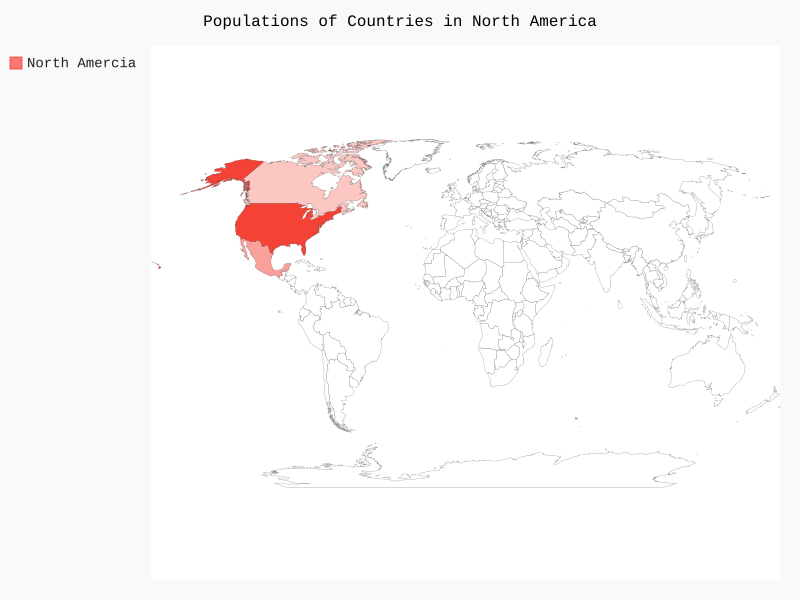

The script that drew this image:
import pygal
from pygal.maps.world import World

wm = World()

wm.title = 'Populations of Countries in North America'
wm.add('North Amercia', {'ca': 34126000, 'us': 309349000, 'mx': 113423000})

wm.render_to_file('na_populations.svg')
